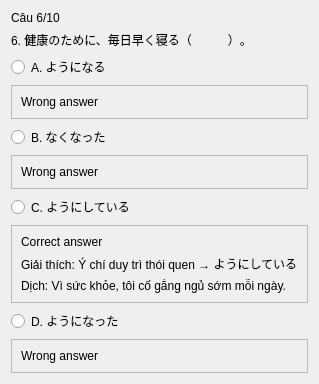
               <widget class="QWidget" name="page_4">
                <layout class="QVBoxLayout" name="verticalLayout_25">
                 <item>
                  <widget class="QLabel" name="label_36">
                   <property name="text">
                    <string>Câu 6/10</string>
                   </property>
                  </widget>
                 </item>
                 <item>
                  <widget class="QLabel" name="label_37">
                   <property name="text">
                    <string>6. 健康のために、毎日早く寝る（　　　）。</string>
                   </property>
                  </widget>
                 </item>
                 <item>
                  <widget class="QRadioButton" name="radioButton_13">
                   <property name="text">
                    <string>A. ようになる</string>
                   </property>
                  </widget>
                 </item>
                 <item>
                  <widget class="QFrame" name="frame_21">
                   <property name="frameShape">
                    <enum>QFrame::StyledPanel</enum>
                   </property>
                   <property name="frameShadow">
                    <enum>QFrame::Raised</enum>
                   </property>
                   <layout class="QVBoxLayout" name="verticalLayout_26">
                    <item>
                     <widget class="QLabel" name="label_42">
                      <property name="text">
                       <string>Wrong answer</string>
                      </property>
                     </widget>
                    </item>
                   </layout>
                  </widget>
                 </item>
                 <item>
                  <widget class="QRadioButton" name="radioButton_14">
                   <property name="text">
                    <string>B. なくなった</string>
                   </property>
                  </widget>
                 </item>
                 <item>
                  <widget class="QFrame" name="frame_22">
                   <property name="frameShape">
                    <enum>QFrame::StyledPanel</enum>
                   </property>
                   <property name="frameShadow">
                    <enum>QFrame::Raised</enum>
                   </property>
                   <layout class="QVBoxLayout" name="verticalLayout_27">
                    <item>
                     <widget class="QLabel" name="label_41">
                      <property name="text">
                       <string>Wrong answer</string>
                      </property>
                     </widget>
                    </item>
                   </layout>
                  </widget>
                 </item>
                 <item>
                  <widget class="QRadioButton" name="radioButton_15">
                   <property name="text">
                    <string>C. ようにしている</string>
                   </property>
                  </widget>
                 </item>
                 <item>
                  <widget class="QFrame" name="frame_23">
                   <property name="frameShape">
                    <enum>QFrame::StyledPanel</enum>
                   </property>
                   <property name="frameShadow">
                    <enum>QFrame::Raised</enum>
                   </property>
                   <layout class="QVBoxLayout" name="verticalLayout_28">
                    <item>
                     <widget class="QLabel" name="label_39">
                      <property name="text">
                       <string>Correct answer</string>
                      </property>
                     </widget>
                    </item>
                    <item>
                     <widget class="QLabel" name="label_38">
                      <property name="text">
                       <string>Giải thích: Ý chí duy trì thói quen → ようにしている</string>
                      </property>
                     </widget>
                    </item>
                    <item>
                     <widget class="QLabel" name="label_40">
                      <property name="text">
                       <string>Dịch: Vì sức khỏe, tôi cố gắng ngủ sớm mỗi ngày.</string>
                      </property>
                     </widget>
                    </item>
                   </layout>
                  </widget>
                 </item>
                 <item>
                  <widget class="QRadioButton" name="radioButton_16">
                   <property name="text">
                    <string>D. ようになった</string>
                   </property>
                  </widget>
                 </item>
                 <item>
                  <widget class="QFrame" name="frame_24">
                   <property name="frameShape">
                    <enum>QFrame::StyledPanel</enum>
                   </property>
                   <property name="frameShadow">
                    <enum>QFrame::Raised</enum>
                   </property>
                   <layout class="QVBoxLayout" name="verticalLayout_29">
                    <item>
                     <widget class="QLabel" name="label_43">
                      <property name="text">
                       <string>Wrong answer</string>
                      </property>
                     </widget>
                    </item>
                   </layout>
                  </widget>
                 </item>
                </layout>
               </widget>
